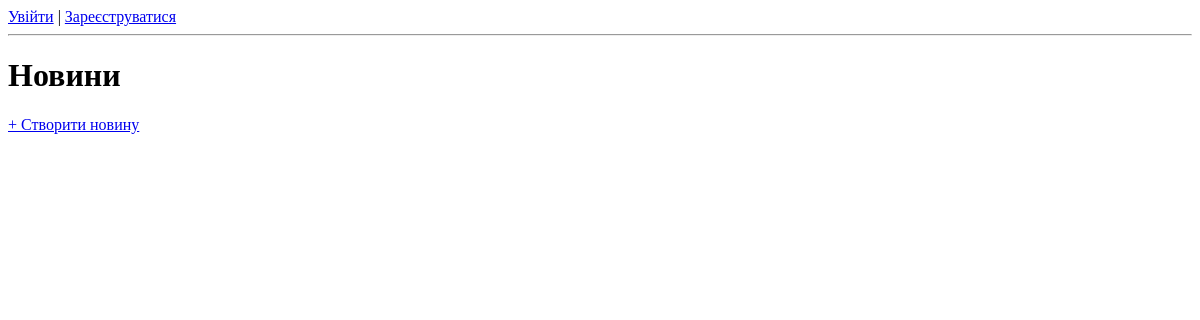
Before: / with the older database file.
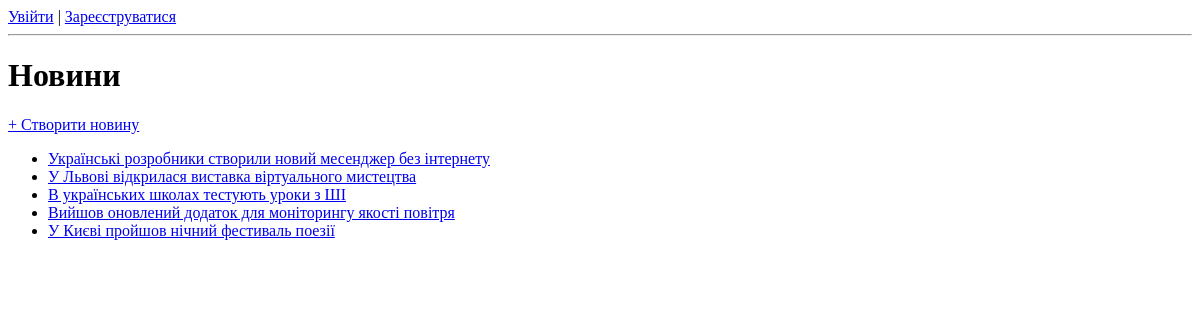
After: the same page with the newer database file.
### models.py (models this page shows)
class News(db.Model):
    id = db.Column(db.Integer, primary_key=True)
    title = db.Column(db.String(128), nullable=False)
    content = db.Column(db.Text, nullable=False)
    category_id = db.Column(db.Integer, db.ForeignKey('category.id'), nullable=False)

### app.py (the view)
@app.route('/')
def index():
    news = News.query.all()
    return render_template('index.html', news_list=news)

### templates/index.html (shortened to what this page needs)
{% if current_user.is_authenticated %}
Привіт, {{ current_user.username }} |
  <a href="{{ url_for('auth.logout') }}">Вийти</a><br>
  {% if current_user.is_admin %}
    <a href="{{ url_for('admin_panel') }}">Панель адміністратора</a><br>
  {% endif %}
{% else %}
  <a href="{{ url_for('auth.login') }}">Увійти</a> |
  <a href="{{ url_for('auth.register') }}">Зареєструватися</a><br>
{% endif %}
<hr>
<h1>Новини</h1>
<a href="{{ url_for('add_news') }}">+ Створити новину</a><br>
<ul>
  {% for item in news_list %}
    <li>
      <a href="{{ url_for('news_detail', news_id=item.id) }}">{{ item.title }}</a>
    </li>
  {% endfor %}
</ul>

Changed rows visible on the page:
added News: title "Українські розробники створили новий месенджер без інтернету"
added News: title "У Львові відкрилася виставка віртуального мистецтва"
added News: title "В українських школах тестують уроки з ШІ"
added News: title "Вийшов оновлений додаток для моніторингу якості повітря"
added News: title "У Києві пройшов нічний фестиваль поезії"
